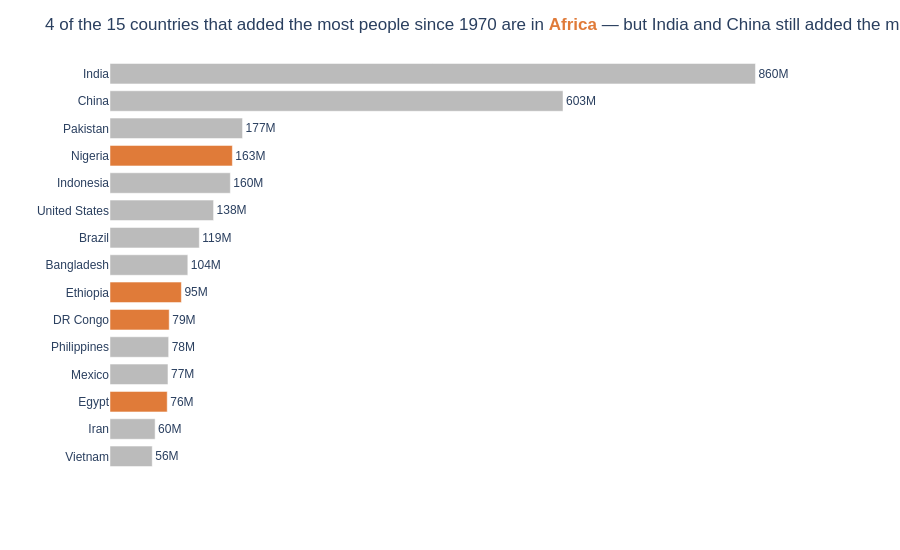

This figure's notebook cell:
### Markdown cell above
**Chart choice & justification:** *Which chart did you choose, and why? Justify design choices.

This time, I chose a sorted horizontal bar chart because the question asks for a ranking as top 15. The human eye compares bar lengths much more accurately than it compares areas or colors. I prefered to go with the horizontal orientation because the country names are long, which allows the label to be read before the value. The bars are sorted by value and start from a zero baseline, which is a requirement for bar charts. The color carries meaning: African countries, where I am addressing the second part of the question, are orange; while the others are gray. This makes it possible to identify the count (4) at a single glance. I added direct labels at the end of each bar (with "M" representing "million") and removed the x-axis, as it would only create unnecessary clutter in this context.

### Code cell
# Q2
df['Added'] = df['2022 Population'] - df['1970 Population']

top15 = df.nlargest(15, 'Added').sort_values('Added')     # ascending -> largest bar on top
n_africa = (top15['Continent'] == 'Africa').sum()
top15['Group'] = np.where(top15['Continent'] == 'Africa', 'Africa', 'Other')
top15['Label'] = (top15['Added'] / 1e6).map('{:,.0f}M'.format)

fig = px.bar(top15, x='Added', y='Country', orientation='h', color='Group', text='Label',
             color_discrete_map={'Africa': ORANGE, 'Other': GREY},
             hover_data={'Continent': True, 'Added': ':,', 'Group': False, 'Label': False},
             template='plotly_white', height=550)
fig.update_traces(textposition='outside', cliponaxis=False)

fig.update_layout(
    title=(f"{n_africa} of the 15 countries that added the most people since 1970 are in "
           f"<span style='color:{ORANGE}'><b>Africa</b></span> — but India and China still added the most by far"),
    font=dict(family='Arial', size=12), showlegend=False, bargap=0.25,
    xaxis=dict(visible=False, range=[0, top15['Added'].max() * 1.1]),   # zero baseline, labels replace the axis
    yaxis=dict(title='', categoryorder='total ascending'))
save_and_show(fig, 'q2_bar')

### Figure 1 — Plotly figure (JSON) as saved in the notebook; plotly's stock layout.template omitted (floating-point values rounded to 4 significant figures)
{"data": [{"alignmentgroup": "True", "customdata": [["Asia", "Other", "56M"], ["Asia", "Other", "60M"], ["North America", "Other", "77M"], ["Asia", "Other", "78M"], ["Asia", "Other", "104M"], ["South America", "Other", "119M"], ["North America", "Other", "138M"], ["Asia", "Other", "160M"], ["Asia", "Other", "177M"], ["Asia", "Other", "603M"], ["Asia", "Other", "860M"]], "hovertemplate": "Added=%{x:,}<br>Country=%{y}<br>Continent=%{customdata[0]}<extra></extra>", "legendgroup": "Other", "marker": {"color": "#BBBBBB", "pattern": {"shape": ""}}, "name": "Other", "offsetgroup": "Other", "orientation": "h", "showlegend": true, "text": ["56M", "60M", "77M", "78M", "104M", "119M", "138M", "160M", "177M", "603M", "860M"], "textposition": "outside", "x": [56258007, 60100865, 77214819, 78123423, 103644512, 118943623, 137961517, 160272945, 176533990, 603352887, 859671872], "xaxis": "x", "y": ["Vietnam", "Iran", "Mexico", "Philippines", "Bangladesh", "Brazil", "United States", "Indonesia", "Pakistan", "China", "India"], "yaxis": "y", "type": "bar", "cliponaxis": false}, {"alignmentgroup": "True", "customdata": [["Africa", "Africa", "76M"], ["Africa", "Africa", "79M"], ["Africa", "Africa", "95M"], ["Africa", "Africa", "163M"]], "hovertemplate": "Added=%{x:,}<br>Country=%{y}<br>Continent=%{customdata[0]}<extra></extra>", "legendgroup": "Africa", "marker": {"color": "#E07B39", "pattern": {"shape": ""}}, "name": "Africa", "offsetgroup": "Africa", "orientation": "h", "showlegend": true, "text": ["76M", "79M", "95M", "163M"], "textposition": "outside", "x": [76208117, 78858479, 95071678, 162971948], "xaxis": "x", "y": ["Egypt", "DR Congo", "Ethiopia", "Nigeria"], "yaxis": "y", "type": "bar", "cliponaxis": false}], "layout": {"xaxis": {"anchor": "y", "domain": [0, 1], "title": {"text": "Added"}, "visible": false, "range": [0, 945600000.0]}, "yaxis": {"anchor": "x", "domain": [0, 1], "title": {"text": ""}, "categoryorder": "total ascending"}, "legend": {"title": {"text": "Group"}, "tracegroupgap": 0}, "margin": {"t": 60}, "barmode": "relative", "height": 550, "font": {"family": "Arial", "size": 12}, "title": {"text": "4 of the 15 countries that added the most people since 1970 are in <span style='color:#E07B39'><b>Africa</b></span> — but India and China still added the most by far"}, "showlegend": false, "bargap": 0.25}}
